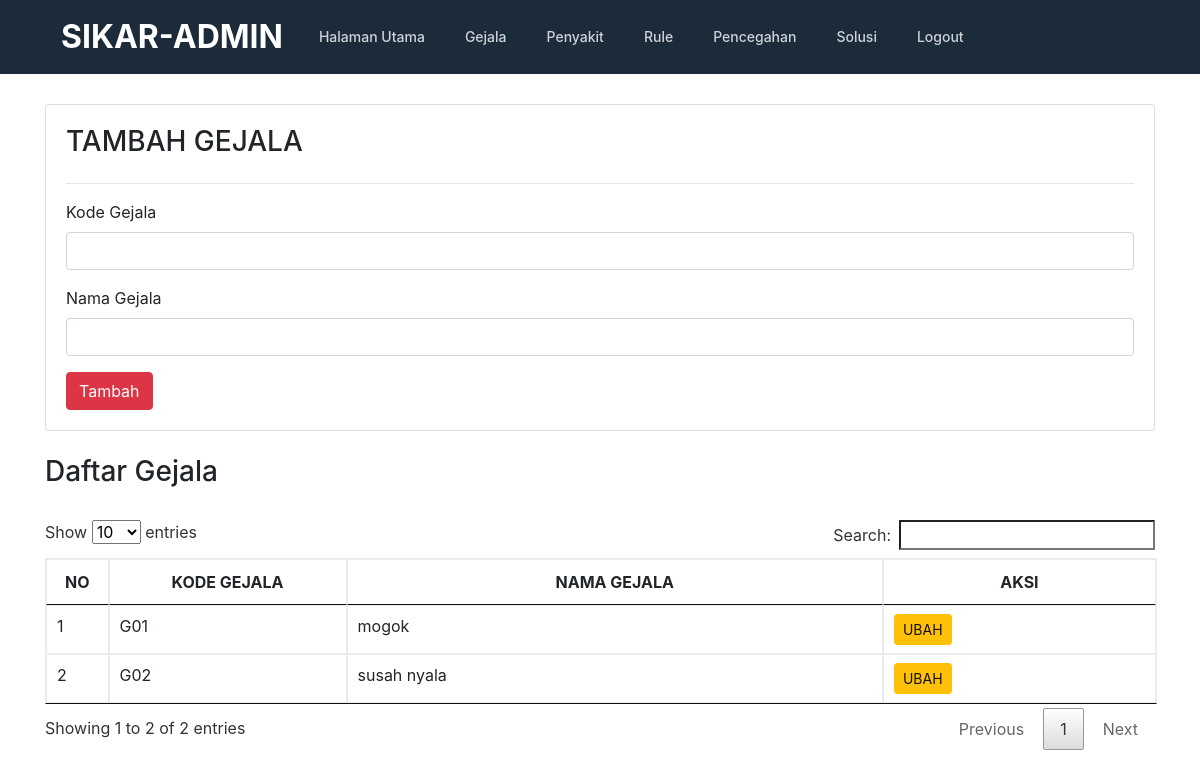
Page /admin/gejala.php on the earlier database version.
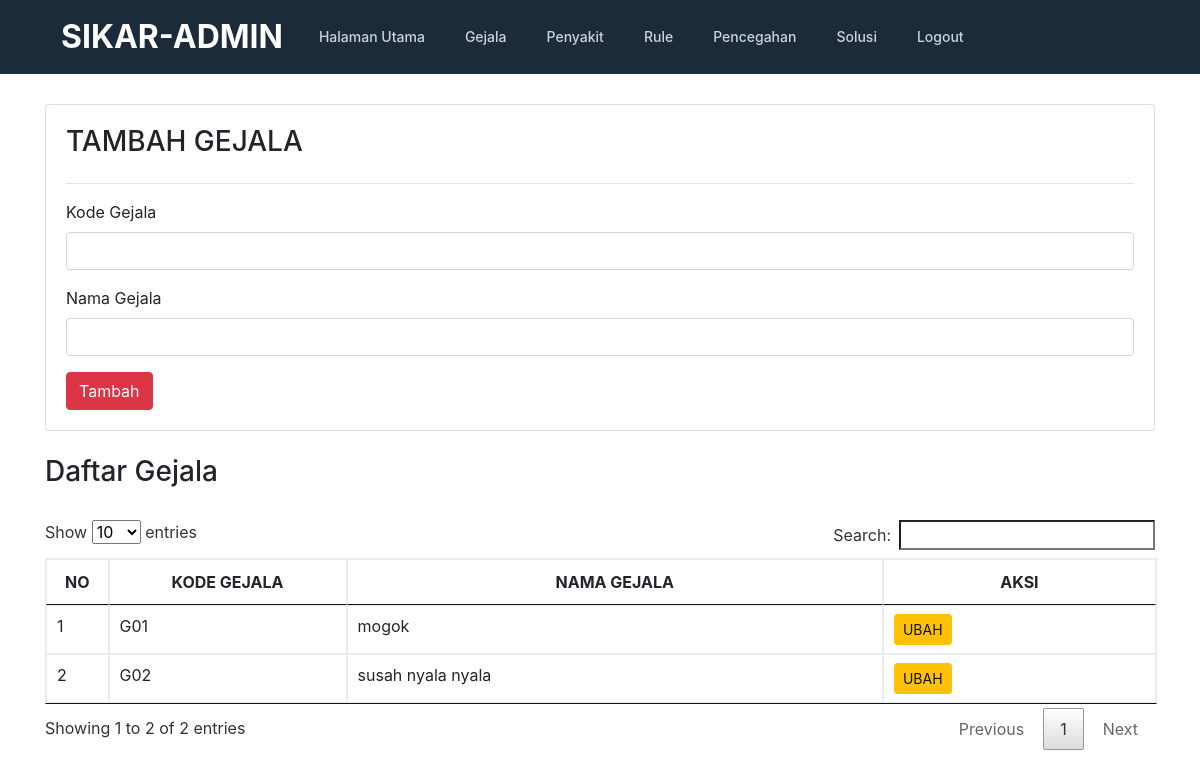
Same page on the later database version.
### tables this page shows
CREATE TABLE `gejala` (
  `kd_gejala` varchar(10) NOT NULL,
  `gejala` text NOT NULL
);

### admin/gejala.php (the view, shortened to what this page needs)
<!doctype html>
<html lang="en">
  <head>
    <link href="../css/bootstrap.min.css" rel="stylesheet">
    <link href="../css/style.css" rel="stylesheet">
    <link href="../css/jquery.dataTables.min.css" rel="stylesheet"/>
  </head>
  <body>
    <?php include "header.php"; ?>
    <section>
      <div class="container">
        <div class="card" style="padding:20px">
            <h3>TAMBAH GEJALA</h3>
            <hr/>
            <form action="prosestambahgejala.php" method="POST">
                <div class="form-group">
                    <label>Kode Gejala</label>
                    <input type="text" name="kd_gejala" class="form-control" />
                </div>
                <div class="form-group">
                    <label>Nama Gejala</label>
                    <input type="text" name="gejala" class="form-control" />
                </div>
                <button type="submit" class="btn btn-md btn-danger">Tambah</button>
            </form>
        </div>
        <br/>
        <h3>Daftar Gejala</h3>
        <br/>
        <div class="row">
            <div class="col-md-12">
                <table class="table table-bordered table-hover" id="gejala" class="display" style="width:100%">
                    <thead>
                        <tr>
                            <th width="20"><center>NO</center></th>
                            <th width="200"><center>KODE GEJALA</center></th>
                            <th><center>NAMA GEJALA</center></th>
                            <th><center>AKSI</center></th>
                        </tr>
                    </thead>
                    <tbody>
                    <?php
                        include "../conn.php";
                        $query = mysqli_query($koneksi,"SELECT * FROM gejala ORDER BY kd_gejala ASC");
                        $no=0;
                        while ($data=mysqli_fetch_array($query)) {
                            $no++;
                        ?>
                            <tr>
                                <td><?php echo $no; ?></td>
                                <td><?php echo $data['kd_gejala']; ?></td>
                                <td><?php echo $data['gejala']; ?></td>
                                <td>
                                    <a  href="editgejala.php?id=<?php echo $data['kd_gejala']; ?>" class="btn btn-sm btn-warning">UBAH</a>
                                </td>
                            </tr>
                        <?php } ?>
                        </tbody>
                </table>
            </div>
        </div>
      </div>
    </section>
  </body>
</html>

Differences in the rows shown:
changed gejala "G02": gejala "susah nyala" → "susah nyala nyala"
